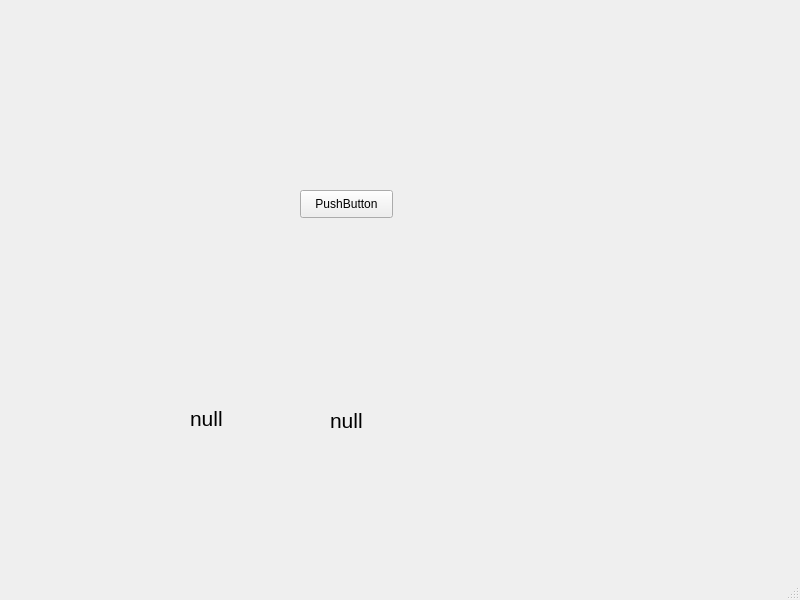
<?xml version="1.0" encoding="UTF-8"?>
<ui version="4.0">
 <class>MainWindow</class>
 <widget class="QMainWindow" name="MainWindow">
  <property name="geometry">
   <rect>
    <x>0</x>
    <y>0</y>
    <width>800</width>
    <height>600</height>
   </rect>
  </property>
  <property name="windowTitle">
   <string>MainWindow</string>
  </property>
  <widget class="QWidget" name="centralwidget">
   <widget class="QPushButton" name="pushButton">
    <property name="geometry">
     <rect>
      <x>300</x>
      <y>190</y>
      <width>93</width>
      <height>28</height>
     </rect>
    </property>
    <property name="text">
     <string>PushButton</string>
    </property>
   </widget>
   <widget class="QLabel" name="label">
    <property name="geometry">
     <rect>
      <x>190</x>
      <y>398</y>
      <width>61</width>
      <height>41</height>
     </rect>
    </property>
    <property name="font">
     <font>
      <pointsize>16</pointsize>
     </font>
    </property>
    <property name="text">
     <string>null</string>
    </property>
   </widget>
   <widget class="QLabel" name="label_2">
    <property name="geometry">
     <rect>
      <x>330</x>
      <y>400</y>
      <width>61</width>
      <height>41</height>
     </rect>
    </property>
    <property name="font">
     <font>
      <pointsize>16</pointsize>
     </font>
    </property>
    <property name="text">
     <string>null</string>
    </property>
   </widget>
  </widget>
  <widget class="QMenuBar" name="menubar">
   <property name="geometry">
    <rect>
     <x>0</x>
     <y>0</y>
     <width>800</width>
     <height>25</height>
    </rect>
   </property>
  </widget>
  <widget class="QStatusBar" name="statusbar"/>
 </widget>
 <resources/>
 <connections/>
</ui>
